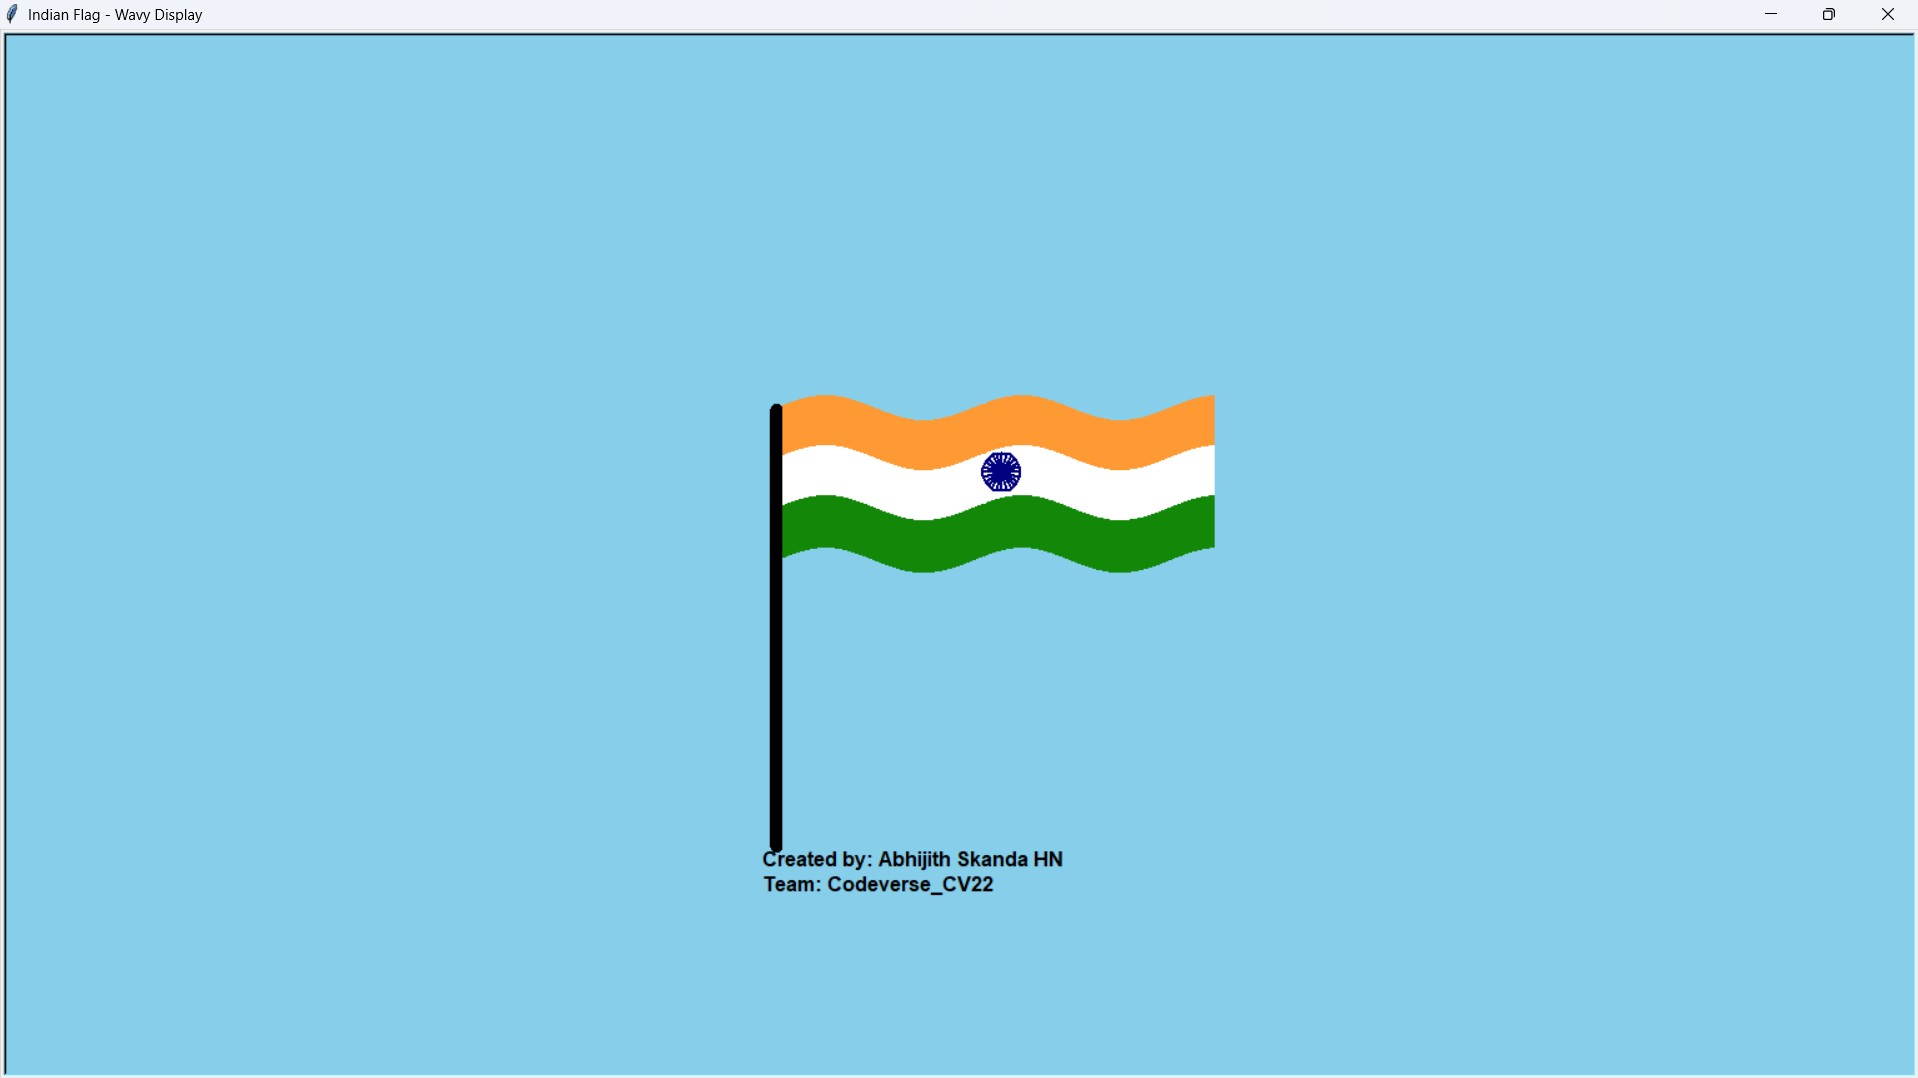

Python code for this plot:
import turtle
import math

# Screen setup
screen = turtle.Screen()
screen.title("Indian Flag - Wavy Display")
screen.bgcolor("skyblue")

pen = turtle.Turtle()
pen.speed(5)  # Medium speed
pen.pensize(2)
pen.penup()

# Function to draw a wavy stripe
def draw_wavy_stripe(color, start_y, height):
    pen.color(color)
    pen.penup()
    pen.goto(-150, start_y)
    pen.pendown()
    pen.begin_fill()
    for x in range(-150, 201):
        y = start_y + 10 * math.sin((x + 150) / 25)
        pen.goto(x, y)
    for x in range(200, -151, -1):
        y = start_y - height + 10 * math.sin((x + 150) / 25)
        pen.goto(x, y)
    pen.goto(-150, start_y)
    pen.end_fill()
    pen.penup()

# Draw resized wavy stripes
stripe_height = 40
saffron_y = 120
white_y = saffron_y - stripe_height
green_y = white_y - stripe_height

draw_wavy_stripe("#FF9933", saffron_y, stripe_height)
draw_wavy_stripe("white", white_y, stripe_height)
draw_wavy_stripe("#138808", green_y, stripe_height)

# Draw Ashoka Chakra slightly right and a little bit higher in white stripe
chakra_y = white_y - stripe_height + 15
pen.goto(30, chakra_y)
pen.setheading(0)
pen.pendown()
pen.color("navy")
pen.pensize(1.5)
pen.circle(15)
pen.penup()

pen.goto(30, chakra_y + 15)
pen.setheading(0)
for _ in range(24):
    pen.pendown()
    pen.forward(15)
    pen.backward(15)
    pen.left(15)
    pen.penup()

# Draw longer flag pole
pen.color("black")
pen.pensize(10)
pen.goto(-150, saffron_y)
pen.setheading(270)
pen.pendown()
pen.forward(350)
pen.penup()

# Write Name and Team
pen.goto(-160, -250)
pen.color("black")
pen.write("Created by: Abhijith Skanda HN", font=("Arial", 12, "bold"))
pen.goto(-160, -270)
pen.write("Team: Codeverse_CV22", font=("Arial", 12, "bold"))

pen.hideturtle()
turtle.done()
